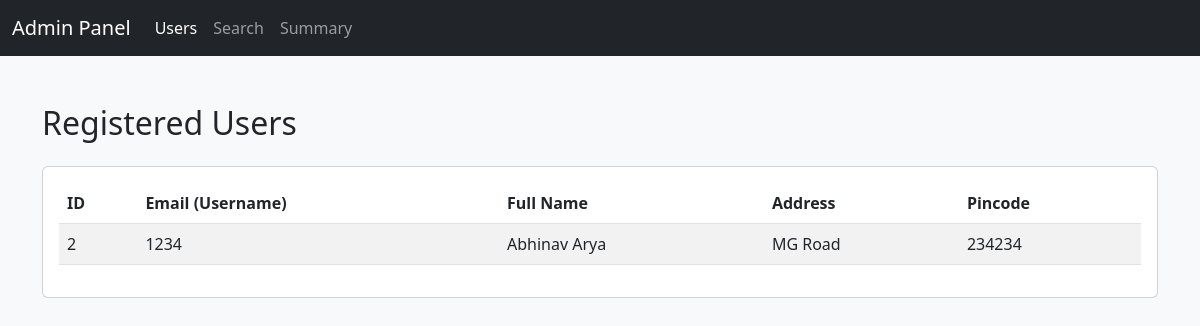
Before: /admin/users (signed in) with the older database file.
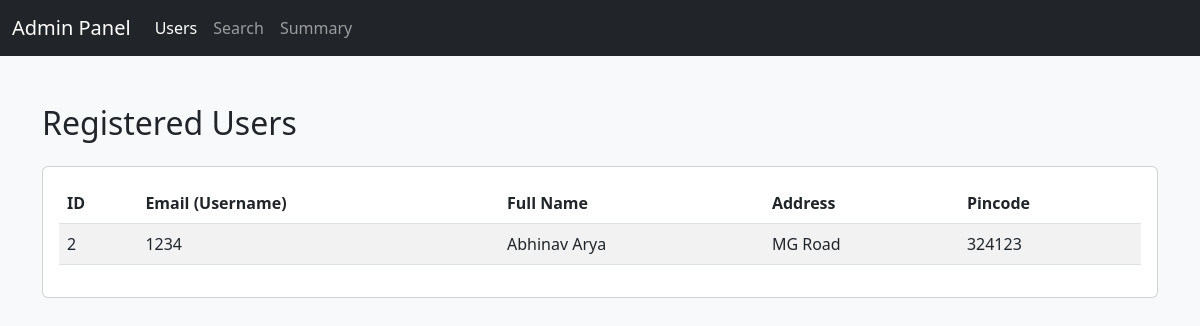
After: the same page with the newer database file.
### models.py (models this page shows)
class User(db.Model):
    id = db.Column(db.Integer, primary_key=True)
    username = db.Column(db.String(80), unique=True, nullable=False)
    password = db.Column(db.String(120), nullable=False)
    name = db.Column(db.String(120), nullable=False)
    address = db.Column(db.String(200), nullable=True)
    pincode = db.Column(db.String(20), nullable=True)
    admin = db.Column(db.Boolean, default=False)

### controllers/admin_controllers.py (the view)
@admin_bp.route('/users')
@admin_required
def users():
    users = User.query.filter_by(admin=False).all()
    return render_template('users.html', users=users)

### controllers/admin_controllers.py (called while the page is built)
def admin_required(f):
    @wraps(f)
    def decorated_function(*args, **kwargs):
        if 'user_id' not in session or not session.get('admin'):
            return redirect(url_for('auth.login'))
        return f(*args, **kwargs)
    return decorated_function

### templates/users.html (shortened to what this page needs)
{% extends "base.html" %}
{% block navbar %}
<nav class="navbar navbar-expand-lg navbar-dark bg-dark mb-4">
    <div class="container-fluid">
        <a class="navbar-brand" href="{{ url_for('admin.dashboard') }}">Admin Panel</a>
        <div class="collapse navbar-collapse">
            <ul class="navbar-nav me-auto">
                <li class="nav-item"><a class="nav-link active" href="{{ url_for('admin.users') }}">Users</a></li>
                <li class="nav-item"><a class="nav-link" href="{{ url_for('admin.search') }}">Search</a></li>
                <li class="nav-item"><a class="nav-link" href="{{ url_for('admin.summary') }}">Summary</a></li>
            </ul>
        </div>
    </div>
</nav>
{% endblock %}
{% block content %}
<h2 class="mb-4">Registered Users</h2>
<div class="card">
    <div class="card-body">
        <table class="table table-striped table-hover">
            <thead>
                <tr>
                    <th>ID</th>
                    <th>Email (Username)</th>
                    <th>Full Name</th>
                    <th>Address</th>
                    <th>Pincode</th>
                </tr>
            </thead>
            <tbody>
                {% for user in users %}
                <tr>
                    <td>{{ user.id }}</td>
                    <td>{{ user.username }}</td>
                    <td>{{ user.name }}</td>
                    <td>{{ user.address }}</td>
                    <td>{{ user.pincode }}</td>
                </tr>
                {% else %}
                <tr>
                    <td colspan="5" class="text-center">No registered users found.</td>
                </tr>
                {% endfor %}
            </tbody>
        </table>
    </div>
</div>
{% endblock %}

Changed rows visible on the page:
changed User "Abhinav Arya": pincode "234234" → "324123"
